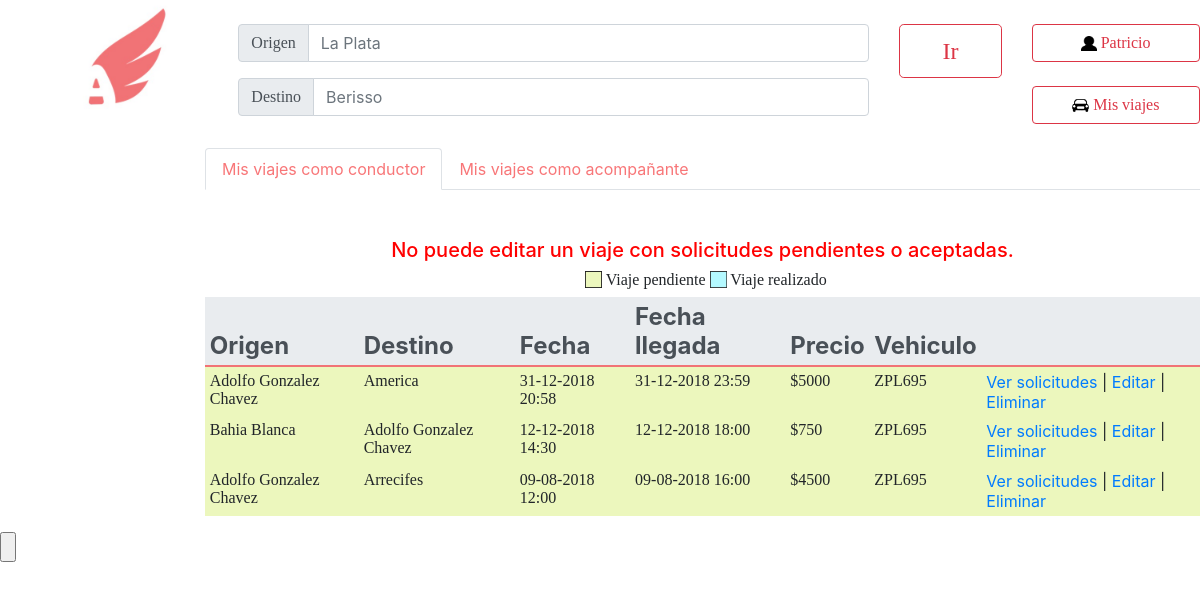
Page /MisViajes.php?inhabilitado=true (signed in) on the committed database.
### tables this page shows
CREATE TABLE IF NOT EXISTS `viajes` (
  `IDviaje` int(11) NOT NULL AUTO_INCREMENT,
  `fecha` date NOT NULL,
  `hora` time NOT NULL,
  `IDvehiculo` int(50) NOT NULL,
  `IDconductor` int(50) NOT NULL,
  `llegada` datetime NOT NULL,
  `IDOrigen` int(11) NOT NULL,
  `IDDestino` int(11) NOT NULL,
  `Precio` double NOT NULL,
  `asientos_disponibles` int(5) NOT NULL,
  PRIMARY KEY (`IDviaje`)
);

CREATE TABLE IF NOT EXISTS `ciudades` (
  `nombre` varchar(100) NOT NULL,
  `IDCiudad` int(11) NOT NULL AUTO_INCREMENT,
  PRIMARY KEY (`IDCiudad`)
);

CREATE TABLE IF NOT EXISTS `vehiculos` (
  `Marca` varchar(100) NOT NULL,
  `Modelo` varchar(100) NOT NULL,
  `Patente` varchar(10) NOT NULL,
  `Asientos` int(20) NOT NULL,
  `IDvehiculo` int(100) NOT NULL AUTO_INCREMENT,
  `IDuser` int(11) NOT NULL,
  PRIMARY KEY (`IDvehiculo`)
);

### MisViajes.php (the view, shortened to what this page needs)
<html lang="en">
  <head>
    <link rel="stylesheet" href="css/bootstrap.min.css">
  </head>
  <body>
            <?php
            $link=conectarABase();
            $id=$_SESSION['id'];
            $resultado = mysqli_query($link, "SELECT * FROM viajes where IDconductor=$id ORDER BY fecha desc");
            $hoy = new DateTime('today');
  	?>
        <header>
            <nav>
		 <ul>
                    <div class="row" position="fixed">
                        <div class="col-2">
                                <a href="PaginaPrincipal.php">
                                <img href="PaginaPrincipal.php" src="Logo.jpg" alt="Imagen no disponible"  class="rounded mx-auto d-block" height="120x120">
                                </a>
                        </div>
                        <div class="col-8">
                            <div class="row" position="fixed">
                                <div class="col-10">
                                    <br>
                                    <div class="input-group input-group-prepend mb-3">
                                        <div class="input-group-prepend">
                                            <span class="input-group-text" id="basic-addon1"><font size="3" face="Univers-Light-Normal">Origen</font></span>
                                        </div>
                                      <input type="text" face="Univers-Light-Normal" class="form-control" placeholder="La Plata" aria-label="La Plata" aria-describedby="basic-addon1">
                                    </div>
                                    <div class="input-group input-group-prepend mb-3">
                                        <div class="input-group-prepend">
                                            <span class="input-group-text" id="basic-addon1"><font size="3" face="Univers-Light-Normal">Destino</font></span>
                                        </div>
                                    <input type="text" class="form-control" face="Univers-Light-Normal" placeholder="Berisso" aria-label="Berisso" aria-describedby="basic-addon1">
                                    </div>
                                </div>
                                <div class="col-2">
                                    <br>
                                    <button class="btn btn-outline-danger btn-lg btn-block btn-lg"><font size="5" face="Univers-Light-Normal">Ir</font></button><br>
                                </div>
                            </div>
                        </div>
                        <div class="col-2">
                            <br>
                            <a href="MiCuenta.php" class="btn btn-outline-danger btn-block"><img src="Imagenes/Usuario.png" height="15x15"><font size="3" face="Univers-Light-Normal">     <?php echo $_SESSION['nombre']; ?></font></a><br>
                            <a href="MisViajes.php" class="btn btn-outline-danger btn-block"><img src="Imagenes/MisViajes.png" height="17x17"><font size="3" face="Univers-Light-Normal">     Mis viajes</font></a>
                        </div>
                    </div>
                 </ul>
            </nav>
        </header>
		<div class="row" position="fixed">
			<div class="col-2">
			</div>
			<div class="col-10">
				<nav>
				  <div class="nav nav-tabs" id="nav-tab" role="tablist">
				    <a class="nav-item nav-link active" id="nav-home-tab" data-toggle="tab" href="#nav-home" role="tab" aria-controls="nav-home" aria-selected="true"><font color="#f87678">Mis viajes como conductor</font></a>
				    <a class="nav-item nav-link" id="nav-profile-tab" data-toggle="tab" href="#nav-vehiculo" role="tab" aria-controls="nav-profile" aria-selected="false"><font color="#f87678">Mis viajes como acompañante</font></a>
				  </div>
				</nav>
				<div class="tab-content" id="nav-tabContent">
				 <div class="tab-pane fade show active" id="nav-home" role="tabpanel" aria-labelledby="nav-home-tab">
                                            <br>
                                            <?php if (!empty($_GET['veliminado'])) {
                                            ?><br><h5 align="center" style="color: green">¡Viaje eliminado con éxito!</h5><?php
                                            }if (!empty($_GET['inhabilitado'])) {
                                            ?><br><h5 align="center" style="color: red">No puede editar un viaje con solicitudes pendientes o aceptadas.</h5>
                                            <?php }
                                            ?>
                                            <h5 style="margin-left:380px"><img src="Imagenes/Amarillo.jpg" height="17x17"><font size="3" face="Georgia">     Viaje pendiente   </font><img src="Imagenes/Celeste.jpg" height="17x17"><font size="3" face="Georgia">     Viaje realizado</font></h5>
                                            <table class="table table-sm table-borderless">
                                                 <thead class='thead-light'>
                                                 <tr style='border-bottom: 2px solid #f17376'>
                                                   <th scope="color"><font size='5'>Origen</font></th>
                                                   <th scope="col"><font size='5'>Destino</font></th>
                                                   <th scope="col"><font size='5'>Fecha</font></th>
                                                   <th scope="col"><font size='5'>Fecha llegada</font></th>
                                                   <th scope="col"><font size='5'>Precio</font></th>
                                                   <th scope="col"><font size='5'>Vehiculo</font></th>
                                                   <th scope='col'></th>
                                                 </tr>
                                               </thead>
                                               <tbody>
                                                 <?php while($row = $resultado->fetch_array(MYSQLI_NUM)) {
                                                     $origen1 = mysqli_query($link, "SELECT * FROM ciudades where IDCiudad=$row[6]");
                                                     $destino1 = mysqli_query($link, "SELECT * FROM ciudades where IDCiudad=$row[7]");
                                                     $origen1 = $origen1->fetch_array(MYSQLI_NUM);
                                                     $destino1 = $destino1->fetch_array(MYSQLI_NUM);
                                                     $vehiculoSelec= mysqli_query($link, "SELECT Patente,asientos FROM vehiculos where IDvehiculo=$row[3]");
                                                     $vehiculoSelec = $vehiculoSelec ->fetch_array(MYSQLI_NUM);
                                                     $valor = $row[8]*$vehiculoSelec[1];
                                                     $valor = round($valor,2);
                                                     ?>
                                                   <tr style='margin-top: 30px;background-color:<?php $createDate = new DateTime("$row[1] . $row[2]");if($hoy>$createDate){echo "b3f9ff";}else{echo "ecf7bd";}?> '>
                                                   <td><font face='georgia'><?php echo $origen1[0]; ?></font></td>
                                                   <td><font face='georgia'><?php echo $destino1[0]; ?></font></td>
                                                   <td><font face='georgia'><?php echo $createDate ->format('d-m-Y H:i');?></font></td>
                                                   <td><font face='georgia'><?php $createDate2 = new DateTime($row[5]);echo $createDate2->format('d-m-Y H:i'); ?></font></td>
                                                   <td><font face='georgia'><?php echo '$' . $valor; ?></font></td>
                                                   <td><font face='georgia'><?php echo $vehiculoSelec[0]; ?></font></td>
                                                   <td><a href='<?php echo "verSolicitudes.php?id=$row[0]"; ?>'>Ver solicitudes</a><span> | </span>
                                                       <a href='<?php echo "editarViaje.php?id=$row[0]"; ?>'>Editar</a><span> | </span>
                                                       <a onclick="return confirm('Si posee acompañantes confirmados, entonces se le decrementara un punto de calificación ¿Estás seguro?');" href='<?php echo "eliminarViaje.php?id=$row[0]"; ?>'>Eliminar</a></td>
                                                 </tr>
                                                 <?php
                                                 }?>
                                               </tbody>
                                             </table>
                                  </div>
                                </div>
                       </div>
                </div>
  </body>
        	<input type="submit" value="" />
    </html>

### rows in the picture
viajes: ciudades.nombre "Adolfo Gonzalez Chavez", ciudades.nombre "America", fecha+hora "31-12-2018 20:58", llegada "31-12-2018 23:59", Precio.Asientos "5000", IDvehiculo.Patente "ZPL695"
viajes: ciudades.nombre "Bahia Blanca", ciudades.nombre "Adolfo Gonzalez Chavez", fecha+hora "12-12-2018 14:30", llegada "12-12-2018 18:00", Precio.Asientos "750", IDvehiculo.Patente "ZPL695"
viajes: ciudades.nombre "Adolfo Gonzalez Chavez", ciudades.nombre "Arrecifes", fecha+hora "09-08-2018 12:00", llegada "09-08-2018 16:00", Precio.Asientos "4500", IDvehiculo.Patente "ZPL695"

### other values in the picture
$_SESSION['nombre'] "Patricio"
